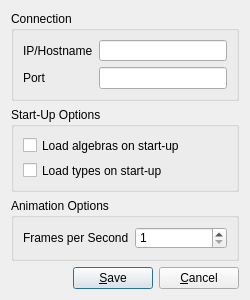
<?xml version="1.0" encoding="UTF-8"?>
<ui version="4.0">
 <class>Dialog</class>
 <widget class="QDialog" name="Dialog">
  <property name="geometry">
   <rect>
    <x>0</x>
    <y>0</y>
    <width>250</width>
    <height>300</height>
   </rect>
  </property>
  <property name="sizePolicy">
   <sizepolicy hsizetype="Preferred" vsizetype="Expanding">
    <horstretch>2</horstretch>
    <verstretch>0</verstretch>
   </sizepolicy>
  </property>
  <property name="minimumSize">
   <size>
    <width>250</width>
    <height>300</height>
   </size>
  </property>
  <property name="maximumSize">
   <size>
    <width>250</width>
    <height>300</height>
   </size>
  </property>
  <property name="windowTitle">
   <string>Settings</string>
  </property>
  <property name="windowIcon">
   <iconset resource="../../resources/resources.qrc">
    <normaloff>:/icons/settings.png</normaloff>:/icons/settings.png</iconset>
  </property>
  <layout class="QVBoxLayout" name="verticalLayout">
   <item>
    <widget class="QGroupBox" name="groupBox">
     <property name="sizePolicy">
      <sizepolicy hsizetype="Preferred" vsizetype="Expanding">
       <horstretch>0</horstretch>
       <verstretch>0</verstretch>
      </sizepolicy>
     </property>
     <property name="minimumSize">
      <size>
       <width>0</width>
       <height>60</height>
      </size>
     </property>
     <property name="maximumSize">
      <size>
       <width>400</width>
       <height>125</height>
      </size>
     </property>
     <property name="title">
      <string>Connection</string>
     </property>
     <layout class="QGridLayout" name="gridLayout">
      <item row="0" column="0">
       <widget class="QLabel" name="labelLayerName">
        <property name="enabled">
         <bool>true</bool>
        </property>
        <property name="text">
         <string>IP/Hostname</string>
        </property>
        <property name="buddy">
         <cstring>lineEditHostname</cstring>
        </property>
       </widget>
      </item>
      <item row="0" column="1">
       <widget class="QLineEdit" name="lineEditHostname">
        <property name="sizePolicy">
         <sizepolicy hsizetype="Expanding" vsizetype="Fixed">
          <horstretch>0</horstretch>
          <verstretch>0</verstretch>
         </sizepolicy>
        </property>
        <property name="minimumSize">
         <size>
          <width>0</width>
          <height>20</height>
         </size>
        </property>
       </widget>
      </item>
      <item row="1" column="0">
       <widget class="QLabel" name="label">
        <property name="text">
         <string>Port</string>
        </property>
       </widget>
      </item>
      <item row="1" column="1">
       <widget class="QLineEdit" name="lineEditPort">
        <property name="sizePolicy">
         <sizepolicy hsizetype="Expanding" vsizetype="Fixed">
          <horstretch>0</horstretch>
          <verstretch>0</verstretch>
         </sizepolicy>
        </property>
        <property name="minimumSize">
         <size>
          <width>0</width>
          <height>20</height>
         </size>
        </property>
       </widget>
      </item>
     </layout>
    </widget>
   </item>
   <item>
    <widget class="QGroupBox" name="groupBox_2">
     <property name="sizePolicy">
      <sizepolicy hsizetype="Preferred" vsizetype="Expanding">
       <horstretch>0</horstretch>
       <verstretch>0</verstretch>
      </sizepolicy>
     </property>
     <property name="minimumSize">
      <size>
       <width>0</width>
       <height>60</height>
      </size>
     </property>
     <property name="title">
      <string>Start-Up Options</string>
     </property>
     <layout class="QGridLayout" name="gridLayout_2">
      <item row="0" column="0">
       <widget class="QCheckBox" name="checkBoxLoadAlgebras">
        <property name="sizePolicy">
         <sizepolicy hsizetype="Minimum" vsizetype="Expanding">
          <horstretch>0</horstretch>
          <verstretch>0</verstretch>
         </sizepolicy>
        </property>
        <property name="text">
         <string>Load algebras on start-up</string>
        </property>
       </widget>
      </item>
      <item row="1" column="0">
       <widget class="QCheckBox" name="checkBoxLoadTypes">
        <property name="sizePolicy">
         <sizepolicy hsizetype="Minimum" vsizetype="Expanding">
          <horstretch>0</horstretch>
          <verstretch>0</verstretch>
         </sizepolicy>
        </property>
        <property name="text">
         <string>Load types on start-up</string>
        </property>
       </widget>
      </item>
     </layout>
    </widget>
   </item>
   <item>
    <widget class="QGroupBox" name="groupBox_3">
     <property name="title">
      <string>Animation Options</string>
     </property>
     <layout class="QFormLayout" name="formLayout">
      <item row="0" column="0">
       <widget class="QLabel" name="label_2">
        <property name="text">
         <string>Frames per Second</string>
        </property>
       </widget>
      </item>
      <item row="0" column="1">
       <widget class="QSpinBox" name="spinBoxFPS">
        <property name="minimumSize">
         <size>
          <width>1</width>
          <height>20</height>
         </size>
        </property>
        <property name="minimum">
         <number>1</number>
        </property>
        <property name="maximum">
         <number>30</number>
        </property>
       </widget>
      </item>
     </layout>
    </widget>
   </item>
   <item>
    <layout class="QHBoxLayout" name="horizontalLayout">
     <item>
      <spacer name="horizontalSpacer">
       <property name="orientation">
        <enum>Qt::Horizontal</enum>
       </property>
       <property name="sizeHint" stdset="0">
        <size>
         <width>40</width>
         <height>20</height>
        </size>
       </property>
      </spacer>
     </item>
     <item>
      <widget class="QPushButton" name="pushButtonSave">
       <property name="text">
        <string>&amp;Save</string>
       </property>
      </widget>
     </item>
     <item>
      <widget class="QPushButton" name="pushButtonCancel">
       <property name="text">
        <string>&amp;Cancel</string>
       </property>
      </widget>
     </item>
    </layout>
   </item>
  </layout>
 </widget>
 <resources>
  <include location="../../resources/resources.qrc"/>
 </resources>
 <connections>
  <connection>
   <sender>pushButtonCancel</sender>
   <signal>clicked()</signal>
   <receiver>Dialog</receiver>
   <slot>close()</slot>
   <hints>
    <hint type="sourcelabel">
     <x>165</x>
     <y>119</y>
    </hint>
    <hint type="destinationlabel">
     <x>112</x>
     <y>70</y>
    </hint>
   </hints>
  </connection>
 </connections>
</ui>
